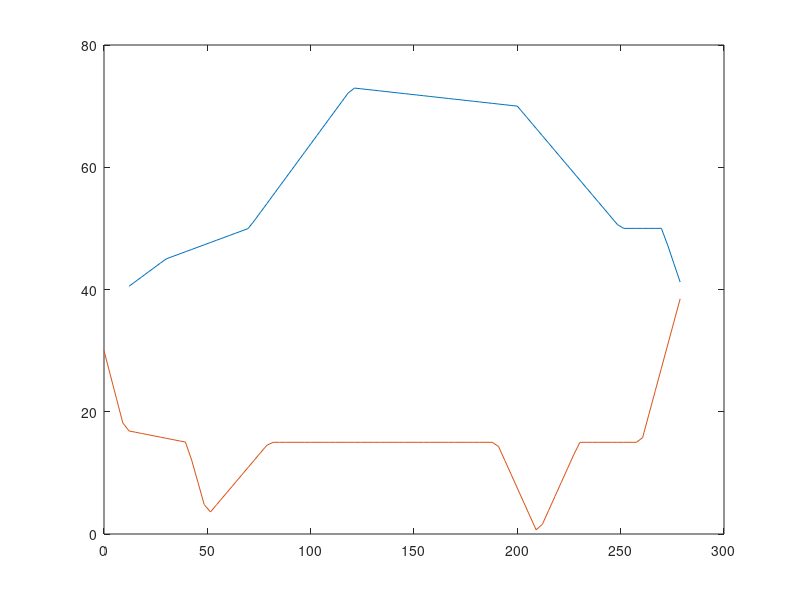
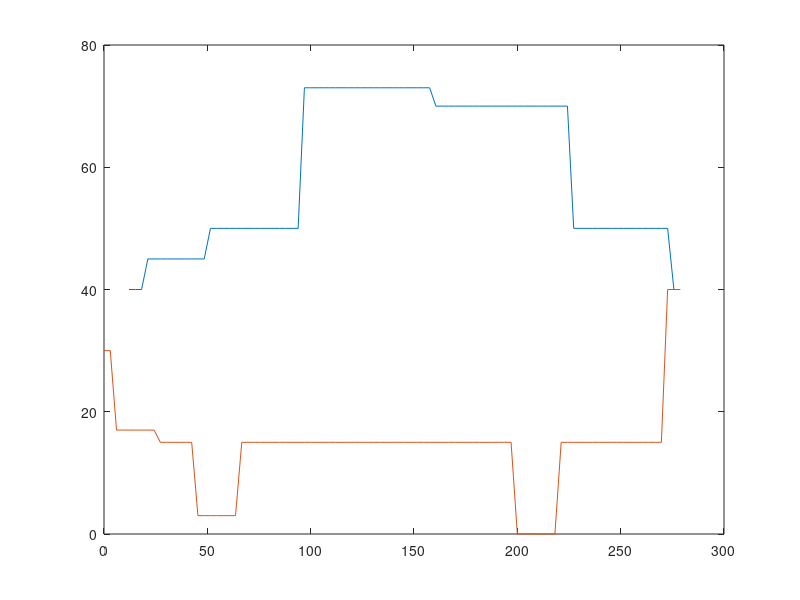
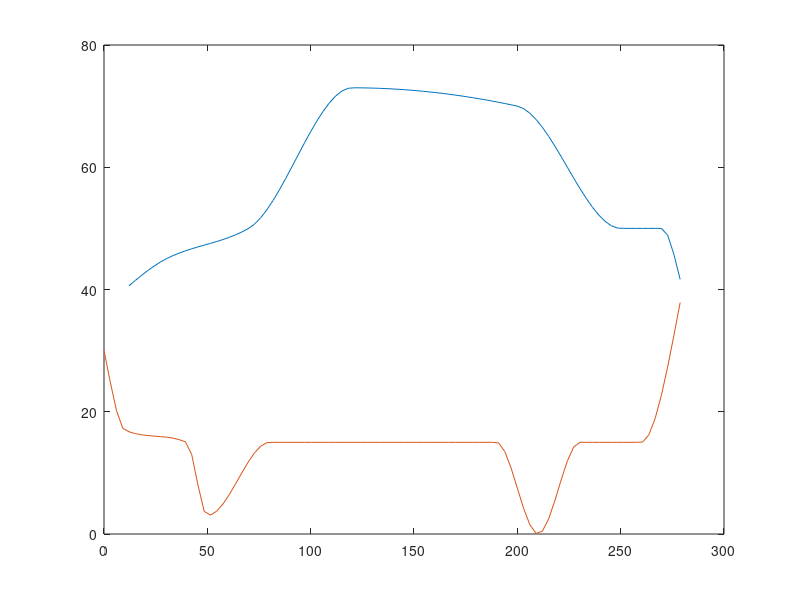
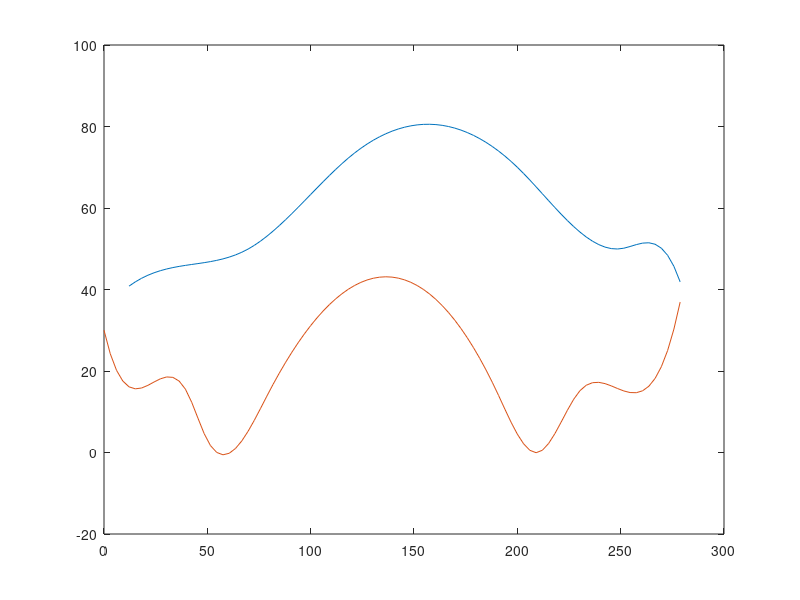

Recreate these plots in MATLAB, in order.
clear all
close all
clc
% Zad. 1.
X1 = [10, 30, 70, 120, 200, 250, 270, 280];
Y1 = [40, 45, 50, 73, 70, 50, 50, 40];

X2 = [0, 10, 40, 50, 80, 190, 210, 230, 260, 280];
Y2 = [30, 17, 15, 3, 15, 15, 0, 15, 15, 40];

X = linspace(0, 300);

Y3 = interp1(X1, Y1, X ,'linear');
Y4 = interp1(X2, Y2, X ,'linear');
figure
plot(X, Y3)
hold on
plot(X, Y4)

Y3 = interp1(X1, Y1, X ,'nearest');
Y4 = interp1(X2, Y2, X ,'nearest');
figure
plot(X, Y3)
hold on
plot(X, Y4)

Y3 = interp1(X1, Y1, X ,'pchip');
Y4 = interp1(X2, Y2, X ,'pchip');
figure
plot(X, Y3)
hold on
plot(X, Y4)

Y3 = interp1(X1, Y1, X ,'spline');
Y4 = interp1(X2, Y2, X ,'spline');
figure
plot(X, Y3)
hold on
plot(X, Y4)

% Zad. 2.
for k=1:3
    X = linspace(-15,15,5 * k);
    f = @(x) 1 ./ (x.^2 + 25);
    Y = f(X);

    Wan = zeros(5 * k, 1)+1;
    for (i=1:4)
        Wan = [Wan, X'.^i];
    end
    a = linsolve(Wan, Y')

    X1 = linspace(0,99);
    Y1 = f(X1);
    Wan = zeros(100, 1) + 1;
    % for (i=1:4)
    %     Wan = [Wan, X1'.^i];
    % end
    % Y2 = a' * Wan
end